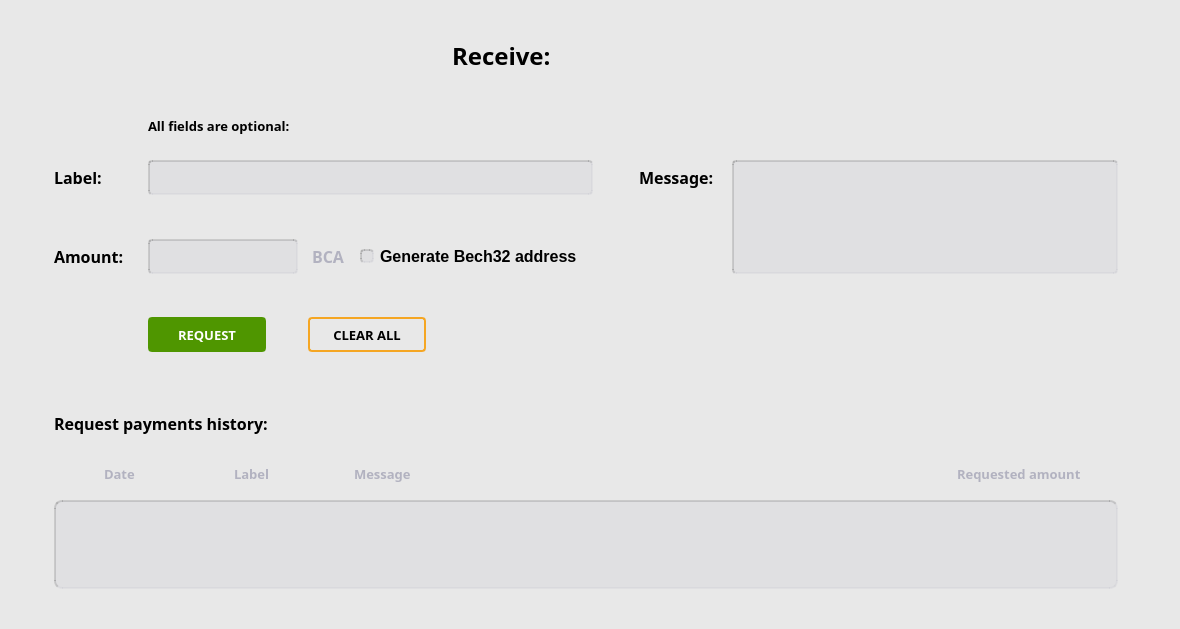
<?xml version="1.0" encoding="UTF-8"?>
<ui version="4.0">
 <class>ReceiveCoinsDialog</class>
 <widget class="QWidget" name="ReceiveCoinsDialog">
  <property name="geometry">
   <rect>
    <x>0</x>
    <y>0</y>
    <width>1180</width>
    <height>629</height>
   </rect>
  </property>
  <property name="styleSheet">
   <string notr="true">background-color: #e8e8e8;</string>
  </property>
  <layout class="QVBoxLayout" name="verticalLayout">
   <property name="spacing">
    <number>0</number>
   </property>
   <property name="leftMargin">
    <number>54</number>
   </property>
   <property name="topMargin">
    <number>40</number>
   </property>
   <property name="rightMargin">
    <number>62</number>
   </property>
   <property name="bottomMargin">
    <number>40</number>
   </property>
   <item>
    <layout class="QHBoxLayout" name="priceLayout">
     <property name="spacing">
      <number>0</number>
     </property>
     <property name="bottomMargin">
      <number>46</number>
     </property>
     <item>
      <widget class="QLabel" name="label">
       <property name="sizePolicy">
        <sizepolicy hsizetype="Fixed" vsizetype="Fixed">
         <horstretch>0</horstretch>
         <verstretch>0</verstretch>
        </sizepolicy>
       </property>
       <property name="minimumSize">
        <size>
         <width>267</width>
         <height>31</height>
        </size>
       </property>
       <property name="maximumSize">
        <size>
         <width>267</width>
         <height>31</height>
        </size>
       </property>
       <property name="font">
        <font>
         <family>Roboto Mono</family>
         <pointsize>-1</pointsize>
         <weight>62</weight>
         <bold>true</bold>
        </font>
       </property>
       <property name="styleSheet">
        <string notr="true">font-family: &quot;Roboto Mono&quot;;
font-size: 24px;
font-weight: 500;</string>
       </property>
       <property name="text">
        <string>Receive:</string>
       </property>
      </widget>
     </item>
    </layout>
   </item>
   <item>
    <layout class="QHBoxLayout" name="horizontalLayout_2">
     <property name="spacing">
      <number>0</number>
     </property>
     <item>
      <layout class="QVBoxLayout" name="verticalLayout_2">
       <property name="spacing">
        <number>0</number>
       </property>
       <item>
        <layout class="QHBoxLayout" name="horizontalLayout_7">
         <property name="spacing">
          <number>0</number>
         </property>
         <property name="topMargin">
          <number>0</number>
         </property>
         <property name="bottomMargin">
          <number>26</number>
         </property>
         <item>
          <widget class="QFrame" name="frame">
           <property name="sizePolicy">
            <sizepolicy hsizetype="Fixed" vsizetype="Preferred">
             <horstretch>0</horstretch>
             <verstretch>0</verstretch>
            </sizepolicy>
           </property>
           <property name="minimumSize">
            <size>
             <width>94</width>
             <height>0</height>
            </size>
           </property>
           <property name="maximumSize">
            <size>
             <width>94</width>
             <height>16777215</height>
            </size>
           </property>
           <property name="frameShape">
            <enum>QFrame::NoFrame</enum>
           </property>
           <property name="frameShadow">
            <enum>QFrame::Raised</enum>
           </property>
          </widget>
         </item>
         <item>
          <widget class="QLabel" name="label_6">
           <property name="sizePolicy">
            <sizepolicy hsizetype="Preferred" vsizetype="Fixed">
             <horstretch>0</horstretch>
             <verstretch>0</verstretch>
            </sizepolicy>
           </property>
           <property name="minimumSize">
            <size>
             <width>0</width>
             <height>17</height>
            </size>
           </property>
           <property name="maximumSize">
            <size>
             <width>16777215</width>
             <height>17</height>
            </size>
           </property>
           <property name="font">
            <font>
             <family>Roboto Mono</family>
             <pointsize>-1</pointsize>
             <weight>62</weight>
             <bold>true</bold>
            </font>
           </property>
           <property name="styleSheet">
            <string notr="true">font-family: &quot;Roboto Mono&quot;;
font-size: 13px;
font-weight: 500;</string>
           </property>
           <property name="frameShape">
            <enum>QFrame::NoFrame</enum>
           </property>
           <property name="text">
            <string>All fields are optional:</string>
           </property>
          </widget>
         </item>
        </layout>
       </item>
       <item>
        <layout class="QHBoxLayout" name="horizontalLayout_5">
         <property name="spacing">
          <number>0</number>
         </property>
         <property name="topMargin">
          <number>0</number>
         </property>
         <property name="bottomMargin">
          <number>44</number>
         </property>
         <item>
          <widget class="QLabel" name="label_3">
           <property name="sizePolicy">
            <sizepolicy hsizetype="Fixed" vsizetype="Fixed">
             <horstretch>0</horstretch>
             <verstretch>0</verstretch>
            </sizepolicy>
           </property>
           <property name="minimumSize">
            <size>
             <width>94</width>
             <height>35</height>
            </size>
           </property>
           <property name="maximumSize">
            <size>
             <width>94</width>
             <height>35</height>
            </size>
           </property>
           <property name="font">
            <font>
             <family>Roboto Mono</family>
             <pointsize>-1</pointsize>
             <weight>62</weight>
             <bold>true</bold>
            </font>
           </property>
           <property name="styleSheet">
            <string notr="true">font-family: &quot;Roboto Mono&quot;;
font-size: 16px;
font-weight: 500;</string>
           </property>
           <property name="text">
            <string>Label:</string>
           </property>
          </widget>
         </item>
         <item>
          <widget class="QLineEdit" name="reqLabel">
           <property name="sizePolicy">
            <sizepolicy hsizetype="Fixed" vsizetype="Fixed">
             <horstretch>0</horstretch>
             <verstretch>0</verstretch>
            </sizepolicy>
           </property>
           <property name="minimumSize">
            <size>
             <width>445</width>
             <height>35</height>
            </size>
           </property>
           <property name="maximumSize">
            <size>
             <width>445</width>
             <height>35</height>
            </size>
           </property>
           <property name="font">
            <font>
             <family>Roboto Mono</family>
            </font>
           </property>
           <property name="styleSheet">
            <string notr="true">background-color: rgba(170, 170, 186, 33);
border-top: 2px inset rgba(0, 0, 0, 33); 
border-left: 2px inset rgba(0, 0, 0, 33); 
border-bottom: 2px solid rgba(170, 170, 186, 33); 
border-right: 2px solid rgba(170, 170, 186, 33); 
border-radius: 4px;
font-family: &quot;Roboto Mono&quot;;</string>
           </property>
          </widget>
         </item>
        </layout>
       </item>
       <item>
        <layout class="QHBoxLayout" name="horizontalLayout_6">
         <property name="spacing">
          <number>0</number>
         </property>
         <property name="topMargin">
          <number>0</number>
         </property>
         <property name="bottomMargin">
          <number>43</number>
         </property>
         <item>
          <widget class="QLabel" name="label_4">
           <property name="sizePolicy">
            <sizepolicy hsizetype="Fixed" vsizetype="Preferred">
             <horstretch>0</horstretch>
             <verstretch>0</verstretch>
            </sizepolicy>
           </property>
           <property name="minimumSize">
            <size>
             <width>94</width>
             <height>0</height>
            </size>
           </property>
           <property name="maximumSize">
            <size>
             <width>94</width>
             <height>16777215</height>
            </size>
           </property>
           <property name="font">
            <font>
             <family>Roboto Mono</family>
             <pointsize>-1</pointsize>
             <weight>62</weight>
             <bold>true</bold>
            </font>
           </property>
           <property name="styleSheet">
            <string notr="true">font-family: &quot;Roboto Mono&quot;;
font-size: 16px;
font-weight: 500;</string>
           </property>
           <property name="text">
            <string>Amount:</string>
           </property>
          </widget>
         </item>
         <item>
          <widget class="BitcoinAmountField" name="reqAmount">
           <property name="sizePolicy">
            <sizepolicy hsizetype="Fixed" vsizetype="Fixed">
             <horstretch>0</horstretch>
             <verstretch>0</verstretch>
            </sizepolicy>
           </property>
           <property name="minimumSize">
            <size>
             <width>160</width>
             <height>35</height>
            </size>
           </property>
           <property name="maximumSize">
            <size>
             <width>160</width>
             <height>35</height>
            </size>
           </property>
           <property name="font">
            <font>
             <family>Roboto Mono</family>
            </font>
           </property>
           <property name="styleSheet">
            <string notr="true">background-color: rgba(170, 170, 186, 33);
border-top: 2px inset rgba(0, 0, 0, 33); 
border-left: 2px inset rgba(0, 0, 0, 33); 
border-bottom: 2px solid rgba(170, 170, 186, 33); 
border-right: 2px solid rgba(170, 170, 186, 33); 
border-radius: 4px;
margin-right: 10px;
font-family: &quot;Roboto Mono&quot;;</string>
           </property>
          </widget>
         </item>
         <item>
          <widget class="QLabel" name="label_5">
           <property name="sizePolicy">
            <sizepolicy hsizetype="Fixed" vsizetype="Preferred">
             <horstretch>0</horstretch>
             <verstretch>0</verstretch>
            </sizepolicy>
           </property>
           <property name="font">
            <font>
             <family>Roboto Mono</family>
             <pointsize>-1</pointsize>
             <weight>62</weight>
             <bold>true</bold>
            </font>
           </property>
           <property name="styleSheet">
            <string notr="true">color: #b2b2c0;
font-family: &quot;Roboto Mono&quot;;
font-size: 16px;
font-weight: 500;
margin-right: 10px;</string>
           </property>
           <property name="text">
            <string>BCA</string>
           </property>
          </widget>
         </item>
         <item>
          <widget class="QCheckBox" name="useBech32">
           <property name="styleSheet">
            <string notr="true">QCheckBox {
	font-family: &quot;Roboto Mono&quot;;
	font-size: 16px;
	font-weight: 500;
}
QCheckBox::indicator:unchecked {
	background-color: rgba(170, 170, 186, 33);
	border-top: 2px inset rgba(0, 0, 0, 33); 
	border-left: 2px inset rgba(0, 0, 0, 33); 
	border-bottom: 2px solid rgba(170, 170, 186, 33); 
	border-right: 2px solid rgba(170, 170, 186, 33); 
	border-radius: 4px;
}
QCheckBox::indicator:checked {
	background-color: rgba(170, 170, 186, 255);
	border-top: 2px inset rgba(0, 0, 0, 33); 
	border-left: 2px inset rgba(0, 0, 0, 33); 
	border-bottom: 2px solid rgba(170, 170, 186, 33); 
	border-right: 2px solid rgba(170, 170, 186, 33); 
	border-radius: 4px;
}</string>
           </property>
           <property name="text">
            <string>Generate Bech32 address</string>
           </property>
          </widget>
         </item>
        </layout>
       </item>
      </layout>
     </item>
     <item>
      <spacer name="horizontalSpacer_2">
       <property name="orientation">
        <enum>Qt::Horizontal</enum>
       </property>
       <property name="sizeHint" stdset="0">
        <size>
         <width>40</width>
         <height>20</height>
        </size>
       </property>
      </spacer>
     </item>
     <item>
      <layout class="QHBoxLayout" name="horizontalLayout_4">
       <property name="spacing">
        <number>18</number>
       </property>
       <property name="leftMargin">
        <number>10</number>
       </property>
       <property name="topMargin">
        <number>43</number>
       </property>
       <property name="bottomMargin">
        <number>0</number>
       </property>
       <item alignment="Qt::AlignTop">
        <widget class="QLabel" name="label_2">
         <property name="sizePolicy">
          <sizepolicy hsizetype="Preferred" vsizetype="Fixed">
           <horstretch>0</horstretch>
           <verstretch>0</verstretch>
          </sizepolicy>
         </property>
         <property name="minimumSize">
          <size>
           <width>0</width>
           <height>35</height>
          </size>
         </property>
         <property name="maximumSize">
          <size>
           <width>16777215</width>
           <height>35</height>
          </size>
         </property>
         <property name="font">
          <font>
           <family>Roboto Mono</family>
           <pointsize>-1</pointsize>
           <weight>62</weight>
           <bold>true</bold>
          </font>
         </property>
         <property name="styleSheet">
          <string notr="true">font-family: &quot;Roboto Mono&quot;;
font-size: 16px;
font-weight: 500;</string>
         </property>
         <property name="text">
          <string>Message:</string>
         </property>
         <property name="alignment">
          <set>Qt::AlignLeading|Qt::AlignLeft|Qt::AlignVCenter</set>
         </property>
        </widget>
       </item>
       <item alignment="Qt::AlignTop">
        <widget class="QTextEdit" name="reqMessage">
         <property name="sizePolicy">
          <sizepolicy hsizetype="Fixed" vsizetype="Fixed">
           <horstretch>0</horstretch>
           <verstretch>0</verstretch>
          </sizepolicy>
         </property>
         <property name="minimumSize">
          <size>
           <width>386</width>
           <height>114</height>
          </size>
         </property>
         <property name="maximumSize">
          <size>
           <width>386</width>
           <height>114</height>
          </size>
         </property>
         <property name="font">
          <font>
           <family>Roboto Mono</family>
          </font>
         </property>
         <property name="styleSheet">
          <string notr="true">background-color: rgba(170, 170, 186, 33);
border-top: 2px inset rgba(0, 0, 0, 33); 
border-left: 2px inset rgba(0, 0, 0, 33); 
border-bottom: 2px solid rgba(170, 170, 186, 33); 
border-right: 2px solid rgba(170, 170, 186, 33); 
border-radius: 4px;
font-family: &quot;Roboto Mono&quot;;</string>
         </property>
        </widget>
       </item>
      </layout>
     </item>
    </layout>
   </item>
   <item>
    <layout class="QHBoxLayout" name="horizontalLayout_8">
     <property name="spacing">
      <number>0</number>
     </property>
     <property name="bottomMargin">
      <number>60</number>
     </property>
     <item>
      <widget class="QFrame" name="frame_2">
       <property name="sizePolicy">
        <sizepolicy hsizetype="Fixed" vsizetype="Preferred">
         <horstretch>0</horstretch>
         <verstretch>0</verstretch>
        </sizepolicy>
       </property>
       <property name="minimumSize">
        <size>
         <width>94</width>
         <height>0</height>
        </size>
       </property>
       <property name="maximumSize">
        <size>
         <width>94</width>
         <height>16777215</height>
        </size>
       </property>
       <property name="frameShape">
        <enum>QFrame::NoFrame</enum>
       </property>
       <property name="frameShadow">
        <enum>QFrame::Raised</enum>
       </property>
      </widget>
     </item>
     <item>
      <widget class="QPushButton" name="receiveButton">
       <property name="sizePolicy">
        <sizepolicy hsizetype="Fixed" vsizetype="Fixed">
         <horstretch>0</horstretch>
         <verstretch>0</verstretch>
        </sizepolicy>
       </property>
       <property name="minimumSize">
        <size>
         <width>118</width>
         <height>35</height>
        </size>
       </property>
       <property name="maximumSize">
        <size>
         <width>118</width>
         <height>35</height>
        </size>
       </property>
       <property name="font">
        <font>
         <family>Roboto Mono</family>
         <pointsize>-1</pointsize>
         <weight>87</weight>
         <bold>true</bold>
        </font>
       </property>
       <property name="styleSheet">
        <string notr="true">background-color: #4f9600;
color: #ffffff;
border: 2px solid #4f9600;
border-radius: 4px;
font-family: &quot;Roboto Mono&quot;;
font-size: 13px;
font-weight: 700;</string>
       </property>
       <property name="text">
        <string>REQUEST</string>
       </property>
      </widget>
     </item>
     <item>
      <widget class="QFrame" name="frame_3">
       <property name="sizePolicy">
        <sizepolicy hsizetype="Fixed" vsizetype="Preferred">
         <horstretch>0</horstretch>
         <verstretch>0</verstretch>
        </sizepolicy>
       </property>
       <property name="minimumSize">
        <size>
         <width>42</width>
         <height>0</height>
        </size>
       </property>
       <property name="maximumSize">
        <size>
         <width>42</width>
         <height>16777215</height>
        </size>
       </property>
       <property name="frameShape">
        <enum>QFrame::NoFrame</enum>
       </property>
       <property name="frameShadow">
        <enum>QFrame::Raised</enum>
       </property>
      </widget>
     </item>
     <item>
      <widget class="QPushButton" name="clearButton">
       <property name="sizePolicy">
        <sizepolicy hsizetype="Fixed" vsizetype="Fixed">
         <horstretch>0</horstretch>
         <verstretch>0</verstretch>
        </sizepolicy>
       </property>
       <property name="minimumSize">
        <size>
         <width>118</width>
         <height>35</height>
        </size>
       </property>
       <property name="maximumSize">
        <size>
         <width>118</width>
         <height>35</height>
        </size>
       </property>
       <property name="font">
        <font>
         <family>Roboto Mono</family>
         <pointsize>-1</pointsize>
         <weight>87</weight>
         <bold>true</bold>
        </font>
       </property>
       <property name="styleSheet">
        <string notr="true">background-color: transparent;
border: 2px solid #f5a623;
border-radius: 4px;
font-family: &quot;Roboto Mono&quot;;
font-size: 13px;
font-weight: 700;</string>
       </property>
       <property name="text">
        <string>CLEAR ALL</string>
       </property>
      </widget>
     </item>
     <item>
      <spacer name="horizontalSpacer_3">
       <property name="orientation">
        <enum>Qt::Horizontal</enum>
       </property>
       <property name="sizeHint" stdset="0">
        <size>
         <width>40</width>
         <height>20</height>
        </size>
       </property>
      </spacer>
     </item>
    </layout>
   </item>
   <item>
    <spacer name="verticalSpacer">
     <property name="orientation">
      <enum>Qt::Vertical</enum>
     </property>
     <property name="sizeHint" stdset="0">
      <size>
       <width>20</width>
       <height>40</height>
      </size>
     </property>
    </spacer>
   </item>
   <item>
    <layout class="QHBoxLayout" name="horizontalLayout_3">
     <property name="spacing">
      <number>0</number>
     </property>
     <property name="bottomMargin">
      <number>30</number>
     </property>
     <item>
      <widget class="QLabel" name="label_7">
       <property name="font">
        <font>
         <family>Roboto Mono</family>
         <pointsize>-1</pointsize>
         <weight>62</weight>
         <bold>true</bold>
        </font>
       </property>
       <property name="styleSheet">
        <string notr="true">font-family: &quot;Roboto Mono&quot;;
font-size: 16px;
font-weight: 500;</string>
       </property>
       <property name="text">
        <string>Request payments history:</string>
       </property>
      </widget>
     </item>
     <item>
      <spacer name="horizontalSpacer">
       <property name="orientation">
        <enum>Qt::Horizontal</enum>
       </property>
       <property name="sizeHint" stdset="0">
        <size>
         <width>40</width>
         <height>20</height>
        </size>
       </property>
      </spacer>
     </item>
    </layout>
   </item>
   <item>
    <layout class="QHBoxLayout" name="horizontalLayout_9">
     <property name="spacing">
      <number>0</number>
     </property>
     <property name="bottomMargin">
      <number>17</number>
     </property>
     <item>
      <widget class="QLabel" name="label_8">
       <property name="sizePolicy">
        <sizepolicy hsizetype="Fixed" vsizetype="Preferred">
         <horstretch>0</horstretch>
         <verstretch>0</verstretch>
        </sizepolicy>
       </property>
       <property name="minimumSize">
        <size>
         <width>130</width>
         <height>0</height>
        </size>
       </property>
       <property name="maximumSize">
        <size>
         <width>130</width>
         <height>16777215</height>
        </size>
       </property>
       <property name="font">
        <font>
         <family>Roboto Mono</family>
         <pointsize>-1</pointsize>
         <weight>62</weight>
         <bold>true</bold>
        </font>
       </property>
       <property name="styleSheet">
        <string notr="true">font-family: &quot;Roboto Mono&quot;;
font-size: 13px;
font-weight: 500;
color: #b2b2c0;
padding-left: 46px;</string>
       </property>
       <property name="text">
        <string>Date</string>
       </property>
      </widget>
     </item>
     <item>
      <widget class="QLabel" name="label_9">
       <property name="sizePolicy">
        <sizepolicy hsizetype="Fixed" vsizetype="Preferred">
         <horstretch>0</horstretch>
         <verstretch>0</verstretch>
        </sizepolicy>
       </property>
       <property name="minimumSize">
        <size>
         <width>120</width>
         <height>0</height>
        </size>
       </property>
       <property name="maximumSize">
        <size>
         <width>120</width>
         <height>16777215</height>
        </size>
       </property>
       <property name="font">
        <font>
         <family>Roboto Mono</family>
         <pointsize>-1</pointsize>
         <weight>62</weight>
         <bold>true</bold>
        </font>
       </property>
       <property name="styleSheet">
        <string notr="true">font-family: &quot;Roboto Mono&quot;;
font-size: 13px;
font-weight: 500;
color: #b2b2c0;
padding-left: 46px;</string>
       </property>
       <property name="text">
        <string>Label</string>
       </property>
      </widget>
     </item>
     <item>
      <widget class="QLabel" name="label_10">
       <property name="sizePolicy">
        <sizepolicy hsizetype="Expanding" vsizetype="Preferred">
         <horstretch>0</horstretch>
         <verstretch>0</verstretch>
        </sizepolicy>
       </property>
       <property name="font">
        <font>
         <family>Roboto Mono</family>
         <pointsize>-1</pointsize>
         <weight>62</weight>
         <bold>true</bold>
        </font>
       </property>
       <property name="styleSheet">
        <string notr="true">font-family: &quot;Roboto Mono&quot;;
font-size: 13px;
font-weight: 500;
color: #b2b2c0;
padding-left: 46px;</string>
       </property>
       <property name="text">
        <string>Message</string>
       </property>
      </widget>
     </item>
     <item>
      <widget class="QLabel" name="label_11">
       <property name="sizePolicy">
        <sizepolicy hsizetype="Fixed" vsizetype="Preferred">
         <horstretch>0</horstretch>
         <verstretch>0</verstretch>
        </sizepolicy>
       </property>
       <property name="minimumSize">
        <size>
         <width>180</width>
         <height>0</height>
        </size>
       </property>
       <property name="maximumSize">
        <size>
         <width>180</width>
         <height>16777215</height>
        </size>
       </property>
       <property name="font">
        <font>
         <family>Roboto Mono</family>
         <pointsize>-1</pointsize>
         <weight>62</weight>
         <bold>true</bold>
        </font>
       </property>
       <property name="styleSheet">
        <string notr="true">font-family: &quot;Roboto Mono&quot;;
font-size: 13px;
font-weight: 500;
color: #b2b2c0;
padding-left: 15px;</string>
       </property>
       <property name="text">
        <string>Requested amount</string>
       </property>
      </widget>
     </item>
    </layout>
   </item>
   <item>
    <widget class="QTableView" name="recentRequestsView">
     <property name="styleSheet">
      <string notr="true">background-color: rgba(170, 170, 186, 33);
border-top: 2px inset rgba(0, 0, 0, 33); 
border-left: 2px inset rgba(0, 0, 0, 33); 
border-bottom: 2px solid rgba(170, 170, 186, 33); 
border-right: 2px solid rgba(170, 170, 186, 33); 
border-radius: 8px;
padding: 4px;
font-family: &quot;Roboto Mono&quot;;</string>
     </property>
    </widget>
   </item>
  </layout>
 </widget>
 <customwidgets>
  <customwidget>
   <class>BitcoinAmountField</class>
   <extends>QLineEdit</extends>
   <header>qt/bitcoinamountfield.h</header>
   <container>1</container>
  </customwidget>
 </customwidgets>
 <resources/>
 <connections/>
</ui>
